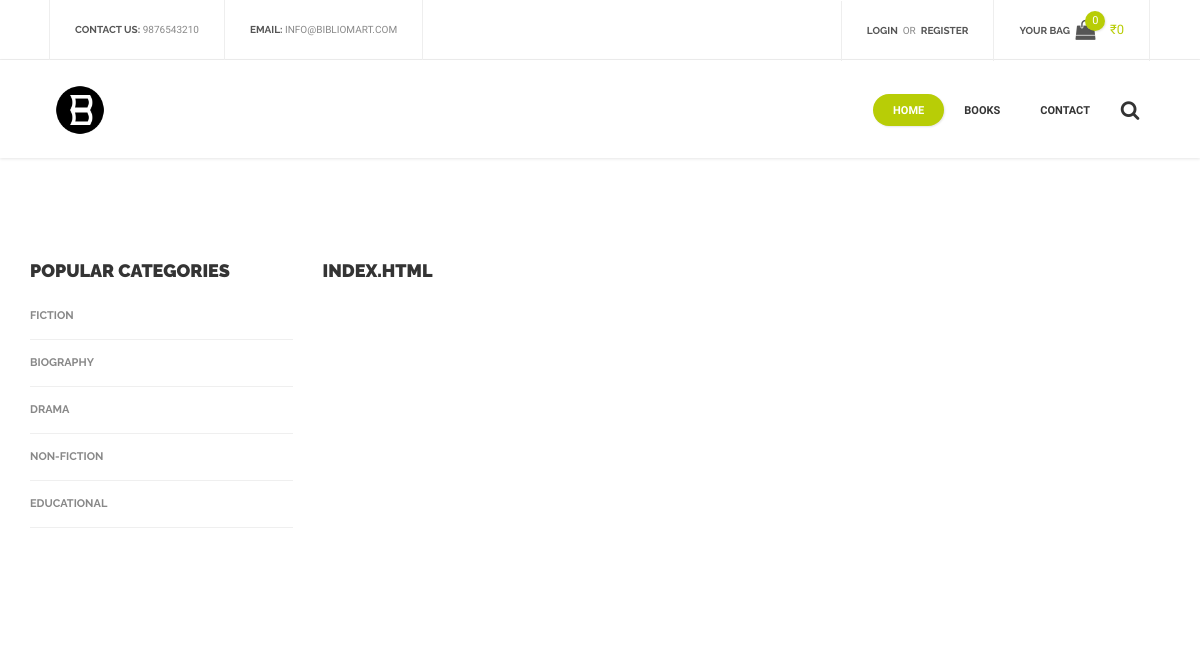
Screenshot of /books/index.html with the database file from the repository.
### models.py (models this page shows, shortened)
class Category(db.Model):
    __tablename__ = "category"
    id = db.Column(db.String, primary_key=True)
    name = db.Column(db.String, nullable=False)

### app.py (the view)
@app.route('/books', methods = ['GET', 'POST'])
@app.route('/books/<category>', methods = ['GET', 'POST'])
def product_list_page(category=''):
    categories = Category.query.all()
    if current_user.is_authenticated:
        cart = g.user.cart.first()
        if not cart:
            cart = Cart(g.user.id)
    else:
        cart=None
    if category:
        selected_category = Category.query.filter_by(name=category)
        if not selected_category:
            return redirect(urlfor('error_404'))
        else:
            books = Book.query.filter(Book.category.has(name=category)).all()
    else:
        books = Book.query.all()
    page = category.capitalize()
    return render_template('products_list.html',page=page, categories=categories, books=books, cart=cart)

### app.py (called while the page is built)
@app.before_request
def before_request():
    g.user = current_user

### templates/products_list.html (shortened to what this page needs)
<!DOCTYPE html>
<html lang="en">
<head>
    <link href="{{ url_for('static', filename='css/bootstrap.min.css')}}" rel="stylesheet">
    <link href="{{ url_for('static', filename='css/bootstrap.extension.css')}}" rel="stylesheet">
    <link href="{{ url_for('static', filename='css/style.css')}}" rel="stylesheet">
    <link href="{{ url_for('static', filename='css/swiper.css')}}" rel="stylesheet">
    <link href="{{ url_for('static', filename='css/sumoselect.css')}}" rel="stylesheet">
    <link href="{{ url_for('static', filename='css/font-awesome.min.css')}}" rel="stylesheet">
</head>
<body class="fonts-1">
    <div id="content-block">
        {% include 'header.html' %}
        <div class="container">
            <div class="empty-space col-xs-b15 col-sm-b50 col-md-b100"></div>
            <div class="row">
                <div class="col-md-9 col-md-push-3">
                    <div class="align-inline spacing-1">
                        <div class="h4">{{page}}</div>
                    </div>
                    <div class="empty-space col-xs-b25 col-sm-b60"></div>
                </div>
                <div class="col-md-3 col-md-pull-9">
                    <div class="h4 col-xs-b10">popular categories</div>
                    <ul class="categories-menu transparent">
                        {% for i in categories %}
                        <li>
                            <a href="/books/{{i.name}}">{{i.name}}</a>
                        </li>
                        {% endfor %}
                    </ul>
                </div>
            </div>
        </div>
        <div class="empty-space col-xs-b15 col-sm-b45"></div>
        <div class="empty-space col-md-b70"></div>
    </div>
</body>
</html>

### rows the page displays
Category: name "FICTION"
Category: name "BIOGRAPHY"
Category: name "DRAMA"
Category: name "NON-FICTION"
Category: name "EDUCATIONAL"

### other values shown
{{ cart.book_count if cart.book_count else 0 }} "0"
{{ cart.total_price if cart.total_price else 0 }} "0"
{{ page }} "INDEX.HTML"
